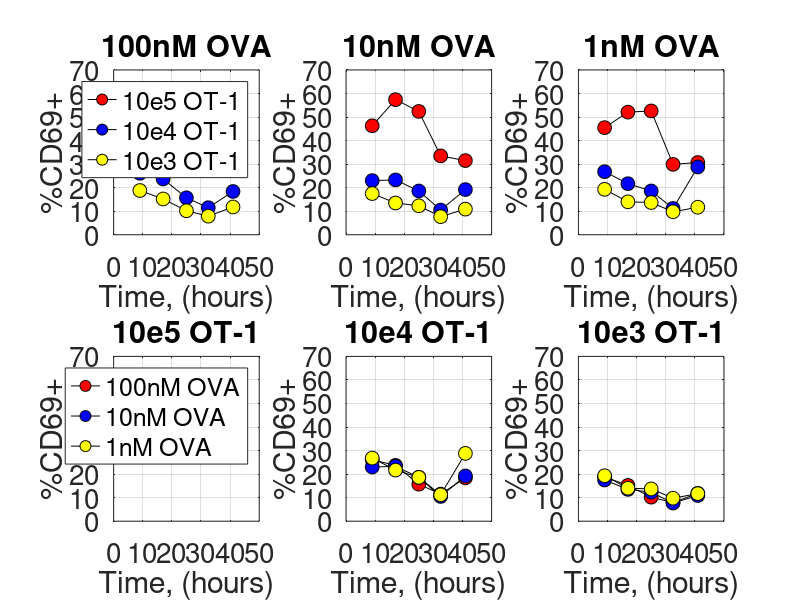
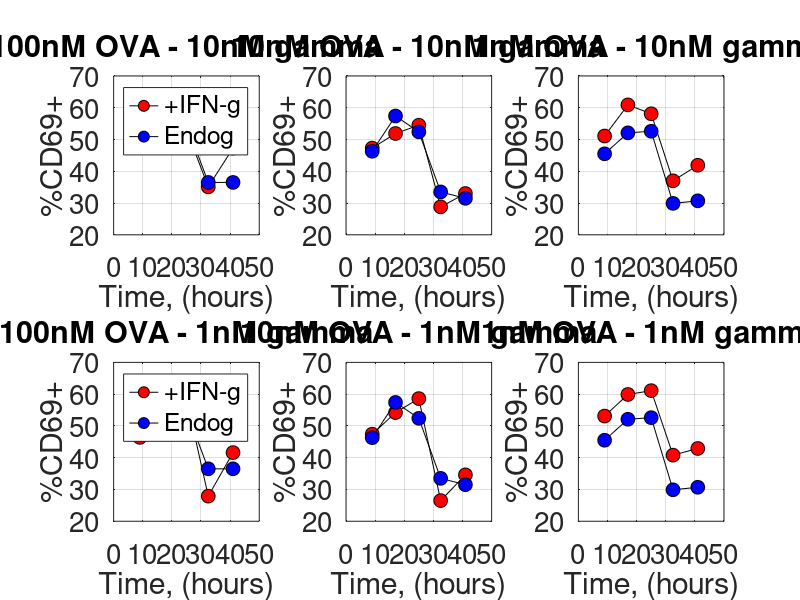
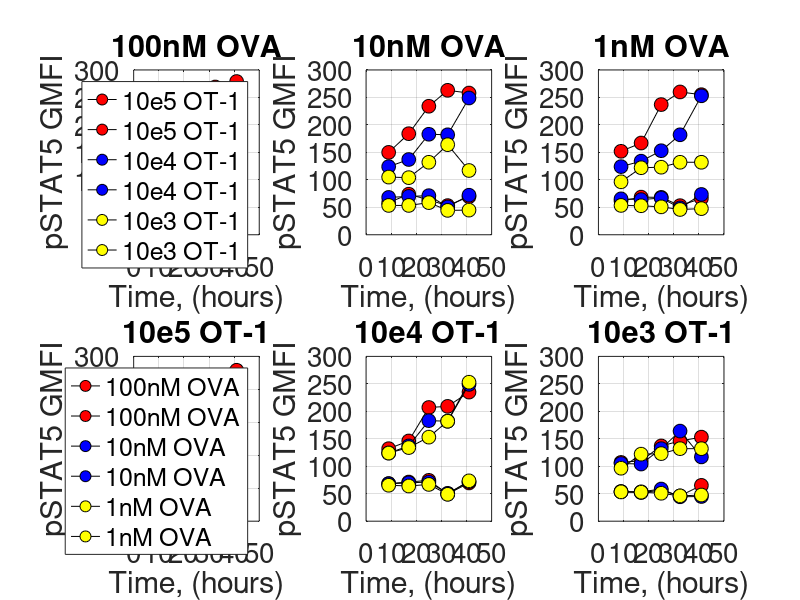
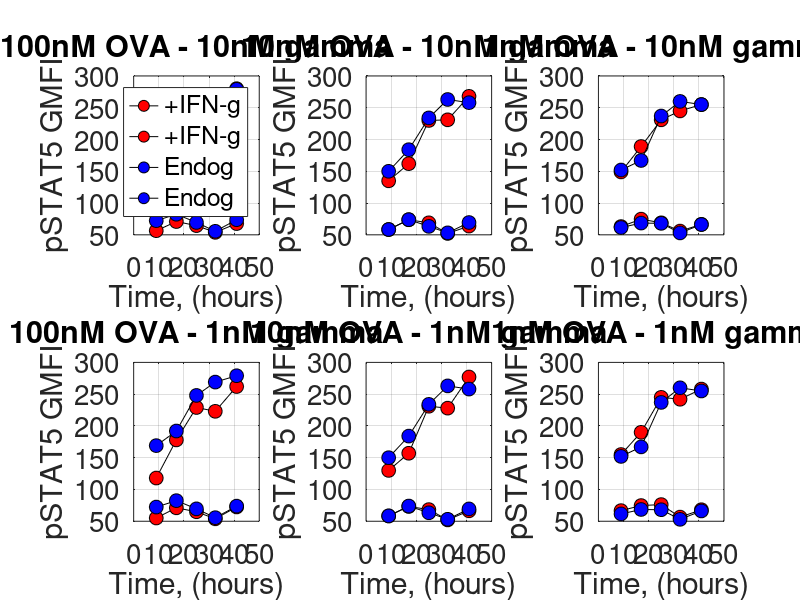

Reproduce these figures in MATLAB, in order.
%B6 OT-1 IFN-g pilot stain/facs #2.  

%percent CD69+ varying only number of T cells and antigen quantity (no addition of exog. IFN-gamma)  

N1P1=[57.2 62 54.8 36.5 36.5]; 
N1P2=[46.3 57.4 52.4 33.5 31.5];
N1P3=[45.5 52.1 52.6 29.9 30.7]; 

N2P1=[26.1 23.7 15.7 11.5 18.4]; 
N2P2=[23 23.3 18.6 10.5 19.2]; 
N2P3=[26.8 21.7 18.6 11.2 28.8]; 

N3P1=[18.8 15.2 10.2 7.9 11.8]; 
N3P2=[17.5 13.5 12.3 7.69 10.9]; 
N3P3=[19.3 14 13.7 9.76 11.7]; 

t=[9 17 25 32.5 41];

figure()
subplot(2,3,1)
hold on
plot(t, N1P1, '-ko', 'markeredgecolor', 'k', 'markerfacecolor', 'r', 'markersize', 10)
plot(t, N2P1, '-ko', 'markeredgecolor', 'k', 'markerfacecolor', 'b', 'markersize', 10)
plot(t, N3P1, '-ko', 'markeredgecolor', 'k', 'markerfacecolor', 'y', 'markersize', 10)
set(gcf, 'color', 'w')
set(gca, 'Fontsize', 20, 'ygrid', 'on', 'xgrid', 'on')
xlabel('Time, (hours)')
ylabel('%CD69+')
legend('10e5 OT-1', '10e4 OT-1', '10e3 OT-1')
title('100nM OVA')
box on
subplot(2,3,2)
hold on
plot(t, N1P2, '-ko', 'markeredgecolor', 'k', 'markerfacecolor', 'r', 'markersize', 10)
plot(t, N2P2, '-ko', 'markeredgecolor', 'k', 'markerfacecolor', 'b', 'markersize', 10)
plot(t, N3P2, '-ko', 'markeredgecolor', 'k', 'markerfacecolor', 'y', 'markersize', 10)
set(gcf, 'color', 'w')
set(gca, 'Fontsize', 20, 'ylim', [0 70], 'ygrid', 'on', 'xgrid', 'on')
xlabel('Time, (hours)')
ylabel('%CD69+')
title('10nM OVA')
box on
subplot(2,3,3)
hold on
plot(t, N1P3, '-ko', 'markeredgecolor', 'k', 'markerfacecolor', 'r', 'markersize', 10)
plot(t, N2P3, '-ko', 'markeredgecolor', 'k', 'markerfacecolor', 'b', 'markersize', 10)
plot(t, N3P3, '-ko', 'markeredgecolor', 'k', 'markerfacecolor', 'y', 'markersize', 10)
set(gcf, 'color', 'w')
set(gca, 'Fontsize', 20, 'ylim', [0 70], 'xgrid', 'on', 'ygrid', 'on')
xlabel('Time, (hours)')
ylabel('%CD69+')
title('1nM OVA')
box on
subplot(2,3,4)
hold on
plot(t, N1P1, '-ko', 'markeredgecolor', 'k', 'markerfacecolor', 'r', 'markersize', 10)
plot(t, N1P2, '-ko', 'markeredgecolor', 'k', 'markerfacecolor', 'b', 'markersize', 10)
plot(t, N1P3, '-ko', 'markeredgecolor', 'k', 'markerfacecolor', 'y', 'markersize', 10)
set(gcf, 'color', 'w')
set(gca, 'Fontsize', 20, 'ygrid', 'on', 'xgrid', 'on', 'ylim', [0 70])
xlabel('Time, (hours)')
ylabel('%CD69+')
legend('100nM OVA', '10nM OVA', '1nM OVA')
title('10e5 OT-1')
box on
subplot(2,3,5)
hold on
plot(t, N2P1, '-ko', 'markeredgecolor', 'k', 'markerfacecolor', 'r', 'markersize', 10)
plot(t, N2P2, '-ko', 'markeredgecolor', 'k', 'markerfacecolor', 'b', 'markersize', 10)
plot(t, N2P3, '-ko', 'markeredgecolor', 'k', 'markerfacecolor', 'y', 'markersize', 10)
set(gcf, 'color', 'w')
set(gca, 'Fontsize', 20, 'ygrid', 'on', 'xgrid', 'on', 'ylim', [0 70])
xlabel('Time, (hours)')
ylabel('%CD69+')
title('10e4 OT-1')
box on
subplot(2,3,6)
hold on
plot(t, N3P1, '-ko', 'markeredgecolor', 'k', 'markerfacecolor', 'r', 'markersize', 10)
plot(t, N3P2, '-ko', 'markeredgecolor', 'k', 'markerfacecolor', 'b', 'markersize', 10)
plot(t, N3P3, '-ko', 'markeredgecolor', 'k', 'markerfacecolor', 'y', 'markersize', 10)
set(gcf, 'color', 'w')
set(gca, 'Fontsize', 20, 'ygrid', 'on', 'xgrid', 'on', 'ylim', [0 70])
xlabel('Time, (hours)')
ylabel('%CD69+')
title('10e3 OT-1')
box on

%%
% Added exogenous IFN-gamma at T0.  H-2Kb MFI
%plot CD69+ of CD8+ for +/- addition of exogenous IFN-gamma.
P1_gamma1=[48.2 53.2 53.1 35.1 47.3];
P2_gamma1=[47.3 51.9 54.5 28.8 33];
P3_gamma1=[51.1 60.9 58.1 37 41.9];

P1_gamma2=[46.4 55 58.6 27.9 41.6];
P2_gamma2=[47.4 54.2 58.6 26.5 34.6];
P3_gamma2=[53.1 59.9 61.1 40.8 42.9];

%plot gamma 1 (10nM)
figure()
subplot(2,3,1)
hold on
plot(t, P1_gamma1, '-ko', 'markeredgecolor', 'k', 'markerfacecolor', 'r', 'markersize', 10)
plot(t, N1P1, '-ko', 'markeredgecolor', 'k', 'markerfacecolor', 'b', 'markersize', 10)
set(gca, 'Fontsize', 20, 'xgrid', 'on', 'ygrid', 'on', 'ylim', [20 70])
set(gcf, 'color', 'w')
ylabel('%CD69+')
xlabel('Time, (hours)')
box on
title('100nM OVA - 10nM gamma')
legend('+IFN-g', 'Endog')
subplot(2,3,2)
hold on
plot(t, P2_gamma1, '-ko', 'markeredgecolor', 'k', 'markerfacecolor', 'r', 'markersize', 10)
plot(t, N1P2, '-ko', 'markeredgecolor', 'k', 'markerfacecolor', 'b', 'markersize', 10)
set(gca, 'Fontsize', 20, 'xgrid', 'on', 'ygrid', 'on', 'ylim', [20 70])
set(gcf, 'color', 'w')
ylabel('%CD69+')
xlabel('Time, (hours)')
box on
title('10nM OVA - 10nM gamma')
subplot(2,3,3)
hold on
plot(t, P3_gamma1, '-ko','markeredgecolor', 'k', 'markerfacecolor', 'r', 'markersize', 10)
plot(t, N1P3, '-ko', 'markeredgecolor', 'k', 'markerfacecolor', 'b', 'markersize', 10)
set(gca, 'Fontsize', 20, 'xgrid', 'on', 'ygrid', 'on', 'ylim', [20 70])
set(gcf, 'color', 'w')
ylabel('%CD69+')
xlabel('Time, (hours)')
box on
title('1nM OVA - 10nM gamma')
%plot gamma 2 (1nM)
subplot(2,3,4)
hold on
plot(t, P1_gamma2, '-ko', 'markeredgecolor', 'k', 'markerfacecolor', 'r', 'markersize', 10)
plot(t, N1P1, '-ko', 'markeredgecolor', 'k', 'markerfacecolor', 'b', 'markersize', 10)
set(gca, 'Fontsize', 20, 'ylim', [20 70], 'xgrid', 'on', 'ygrid', 'on')
set(gcf, 'color', 'w')
ylabel('%CD69+')
xlabel('Time, (hours)')
box on
title('100nM OVA - 1nM gamma')
legend('+IFN-g', 'Endog')
subplot(2,3,5)
hold on
plot(t, P2_gamma2, '-ko', 'markeredgecolor', 'k', 'markerfacecolor', 'r', 'markersize', 10)
plot(t, N1P2, '-ko', 'markeredgecolor', 'k', 'markerfacecolor', 'b', 'markersize', 10)
set(gca, 'Fontsize', 20, 'ylim', [20 70], 'xgrid', 'on', 'ygrid', 'on')
set(gcf, 'color', 'w')
ylabel('%CD69+')
xlabel('Time, (hours)')
box on
title('10nM OVA - 1nM gamma')
subplot(2,3,6)
hold on
plot(t, P3_gamma2, '-ko','markeredgecolor', 'k', 'markerfacecolor', 'r', 'markersize', 10)
plot(t, N1P3, '-ko', 'markeredgecolor', 'k', 'markerfacecolor', 'b', 'markersize', 10)
set(gca, 'Fontsize', 20, 'ylim', [20 70], 'xgrid', 'on', 'ygrid', 'on')
set(gcf, 'color', 'w')
ylabel('%CD69+')
xlabel('Time, (hours)')
box on
title('1nM OVA - 1nM gamma')

%%

%pSTAT5 GMFI for CD69+ CD8 T cells and H-2Kb+ cells (APCs) 

N1P1=[169 72.3
192	82.4
248	69.5
269	55.6
279	73.8]; 

N1P2=[150 58.4
184	73.9
234	63.3
263	53.1
258	69.4];

N1P3=[152 61.5
167	68.5
237	68.1
260	53
255	66.2]; 

N2P1=[132 68.5
146	71.2
207	74.4
209	49.5
235	69.6];

N2P2=[124 68
137	69.8
183	71.2
182	50.7
249	72]; 

N2P3=[124 65.4
134	64
153	66.9
182	48.9
253	73.4]; 

N3P1=[107 54
110	52.2
137	56.1
146	46
153	65.2]; 

N3P2=[105 53.4
104	53.4
132	58.5
164	44.4
117	44.9]; 

N3P3=[96.4 53.4
122	52.8
123	50.8
132	46
132	47.6]; 

t=[9 17 25 32.5 41];

figure()
subplot(2,3,1)
hold on
plot(t, N1P1, '-ko', 'markeredgecolor', 'k', 'markerfacecolor', 'r', 'markersize', 10)
plot(t, N2P1, '-ko', 'markeredgecolor', 'k', 'markerfacecolor', 'b', 'markersize', 10)
plot(t, N3P1, '-ko', 'markeredgecolor', 'k', 'markerfacecolor', 'y', 'markersize', 10)
set(gcf, 'color', 'w')
set(gca, 'Fontsize', 20, 'ygrid', 'on', 'xgrid', 'on')
xlabel('Time, (hours)')
ylabel('pSTAT5 GMFI')
legend('10e5 OT-1', '10e5 OT-1', '10e4 OT-1', '10e4 OT-1', '10e3 OT-1', '10e3 OT-1')
title('100nM OVA')
box on
subplot(2,3,2)
hold on
plot(t, N1P2, '-ko', 'markeredgecolor', 'k', 'markerfacecolor', 'r', 'markersize', 10)
plot(t, N2P2, '-ko', 'markeredgecolor', 'k', 'markerfacecolor', 'b', 'markersize', 10)
plot(t, N3P2, '-ko', 'markeredgecolor', 'k', 'markerfacecolor', 'y', 'markersize', 10)
set(gcf, 'color', 'w')
set(gca, 'Fontsize', 20, 'ygrid', 'on', 'xgrid', 'on')
xlabel('Time, (hours)')
ylabel('pSTAT5 GMFI')
title('10nM OVA')
box on
subplot(2,3,3)
hold on
plot(t, N1P3, '-ko', 'markeredgecolor', 'k', 'markerfacecolor', 'r', 'markersize', 10)
plot(t, N2P3, '-ko', 'markeredgecolor', 'k', 'markerfacecolor', 'b', 'markersize', 10)
plot(t, N3P3, '-ko', 'markeredgecolor', 'k', 'markerfacecolor', 'y', 'markersize', 10)
set(gcf, 'color', 'w')
set(gca, 'Fontsize', 20, 'xgrid', 'on', 'ygrid', 'on')
xlabel('Time, (hours)')
ylabel('pSTAT5 GMFI')
title('1nM OVA')
box on
subplot(2,3,4)
hold on
plot(t, N1P1, '-ko', 'markeredgecolor', 'k', 'markerfacecolor', 'r', 'markersize', 10)
plot(t, N1P2, '-ko', 'markeredgecolor', 'k', 'markerfacecolor', 'b', 'markersize', 10)
plot(t, N1P3, '-ko', 'markeredgecolor', 'k', 'markerfacecolor', 'y', 'markersize', 10)
set(gcf, 'color', 'w')
set(gca, 'Fontsize', 20, 'ygrid', 'on', 'xgrid', 'on')
xlabel('Time, (hours)')
ylabel('pSTAT5 GMFI')
legend('100nM OVA','100nM OVA', '10nM OVA','10nM OVA', '1nM OVA', '1nM OVA')
title('10e5 OT-1')
box on
subplot(2,3,5)
hold on
plot(t, N2P1, '-ko', 'markeredgecolor', 'k', 'markerfacecolor', 'r', 'markersize', 10)
plot(t, N2P2, '-ko', 'markeredgecolor', 'k', 'markerfacecolor', 'b', 'markersize', 10)
plot(t, N2P3, '-ko', 'markeredgecolor', 'k', 'markerfacecolor', 'y', 'markersize', 10)
set(gcf, 'color', 'w')
set(gca, 'Fontsize', 20, 'ygrid', 'on', 'xgrid', 'on')
xlabel('Time, (hours)')
ylabel('pSTAT5 GMFI')
title('10e4 OT-1')
box on
subplot(2,3,6)
hold on
plot(t, N3P1, '-ko', 'markeredgecolor', 'k', 'markerfacecolor', 'r', 'markersize', 10)
plot(t, N3P2, '-ko', 'markeredgecolor', 'k', 'markerfacecolor', 'b', 'markersize', 10)
plot(t, N3P3, '-ko', 'markeredgecolor', 'k', 'markerfacecolor', 'y', 'markersize', 10)
set(gcf, 'color', 'w')
set(gca, 'Fontsize', 20, 'ygrid', 'on', 'xgrid', 'on', 'ylim', [0 300])
xlabel('Time, (hours)')
ylabel('pSTAT5 GMFI')
title('10e3 OT-1')
box on

%%
% Added exogenous IFN-gamma at T0.  H-2Kb MFI
%plot pSTAT5 GMFI of CD8+ or APCs for +/- addition of exogenous IFN-gamma.
P1_gamma1=[128 56.5
189	70.9
224	64.5
221	53.9
280	67.7];

P2_gamma1=[135 58.3
162	73.7
230	68.9
231	52.2
268	63.8];

P3_gamma1=[149 63
189	74.7
231	68.9
245	55.9
255	66.5];

P1_gamma2=[118 55.1
178	71.1
229	64.9
223	53.8
262	72.5];

P2_gamma2=[130 58.3
157	73.3
231	68.3
228	52.1
277	66.4];

P3_gamma2=[155	66.7
190	74.7
245	76.2
242	56.5
258	68.1];

%plot gamma 1 (10nM)
figure()
subplot(2,3,1)
hold on
plot(t, P1_gamma1, '-ko', 'markeredgecolor', 'k', 'markerfacecolor', 'r', 'markersize', 10)
plot(t, N1P1, '-ko', 'markeredgecolor', 'k', 'markerfacecolor', 'b', 'markersize', 10)
set(gca, 'Fontsize', 20, 'xgrid', 'on', 'ygrid', 'on')
set(gcf, 'color', 'w')
ylabel('pSTAT5 GMFI')
xlabel('Time, (hours)')
box on
title('100nM OVA - 10nM gamma')
legend('+IFN-g','+IFN-g', 'Endog', 'Endog')
subplot(2,3,2)
hold on
plot(t, P2_gamma1, '-ko', 'markeredgecolor', 'k', 'markerfacecolor', 'r', 'markersize', 10)
plot(t, N1P2, '-ko', 'markeredgecolor', 'k', 'markerfacecolor', 'b', 'markersize', 10)
set(gca, 'Fontsize', 20, 'xgrid', 'on', 'ygrid', 'on')
set(gcf, 'color', 'w')
ylabel('pSTAT5 GMFI')
xlabel('Time, (hours)')
box on
title('10nM OVA - 10nM gamma')
subplot(2,3,3)
hold on
plot(t, P3_gamma1, '-ko','markeredgecolor', 'k', 'markerfacecolor', 'r', 'markersize', 10)
plot(t, N1P3, '-ko', 'markeredgecolor', 'k', 'markerfacecolor', 'b', 'markersize', 10)
set(gca, 'Fontsize', 20, 'xgrid', 'on', 'ygrid', 'on')
set(gcf, 'color', 'w')
ylabel('pSTAT5 GMFI')
xlabel('Time, (hours)')
box on
title('1nM OVA - 10nM gamma')
%plot gamma 2 (1nM)
subplot(2,3,4)
hold on
plot(t, P1_gamma2, '-ko', 'markeredgecolor', 'k', 'markerfacecolor', 'r', 'markersize', 10)
plot(t, N1P1, '-ko', 'markeredgecolor', 'k', 'markerfacecolor', 'b', 'markersize', 10)
set(gca, 'Fontsize', 20, 'xgrid', 'on', 'ygrid', 'on')
set(gcf, 'color', 'w')
ylabel('pSTAT5 GMFI')
xlabel('Time, (hours)')
box on
title('100nM OVA - 1nM gamma')
subplot(2,3,5)
hold on
plot(t, P2_gamma2, '-ko', 'markeredgecolor', 'k', 'markerfacecolor', 'r', 'markersize', 10)
plot(t, N1P2, '-ko', 'markeredgecolor', 'k', 'markerfacecolor', 'b', 'markersize', 10)
set(gca, 'Fontsize', 20, 'xgrid', 'on', 'ygrid', 'on')
set(gcf, 'color', 'w')
ylabel('pSTAT5 GMFI')
xlabel('Time, (hours)')
box on
title('10nM OVA - 1nM gamma')
subplot(2,3,6)
hold on
plot(t, P3_gamma2, '-ko','markeredgecolor', 'k', 'markerfacecolor', 'r', 'markersize', 10)
plot(t, N1P3, '-ko', 'markeredgecolor', 'k', 'markerfacecolor', 'b', 'markersize', 10)
set(gca, 'Fontsize', 20, 'xgrid', 'on', 'ygrid', 'on')
set(gcf, 'color', 'w')
ylabel('pSTAT5 GMFI')
xlabel('Time, (hours)')
box on
title('1nM OVA - 1nM gamma')
